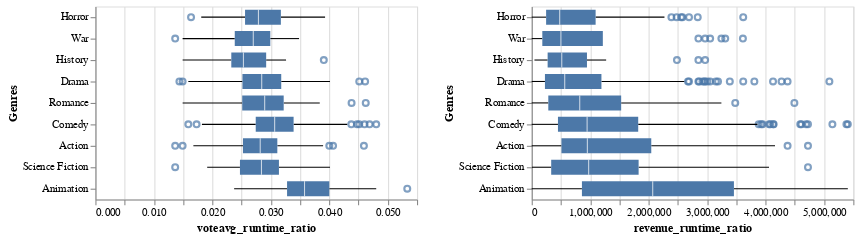

Here is the notebook cell this chart was saved with:
### Markdown cell above
Now that we have the completed the wrangling tests, lets create some boxplots.

<div class="alert alert-info" style="color:black">


- Use the new dataframe from Question 5 (i.e., `boom_genres`) to create two boxplots - one for each of the two new ratio columns
- The `genres` should be on the y-axis and the `ratio column` on the x-axis.
- You should use the <code>.repeat</code> method rather than making the plots separately
and the charts should be vertically stacked in a `single column`.

Note that boxplots can only be sorted by passing an explicit list of the sort column, we cannot use the shorthand <code>sort='x'</code>.
Instead we will use the <code>revenue_runtime_ratio</code>, we created in the previous question.

</div>

_Points:_ 10

### Code cell
ratio_boxplots = alt.Chart(boom_genres).mark_boxplot().encode(
    x=alt.X(alt.repeat('column'), type = 'quantitative'),
    y=alt.Y('genres:N', title='Genres', sort=genres_by_revenue)
).repeat(
    column = [ 'voteavg_runtime_ratio', 'revenue_runtime_ratio']
)
# alt.sort encoding field

ratio_boxplots

### Figure 1 — Vega-Lite specification as saved in the notebook (floating-point values rounded to 4 significant figures; data arrays with more than 128 entries replaced by an {"elided": "..."} marker saying what was removed)
{"config": {"view": {"continuousWidth": 300, "continuousHeight": 300}}, "repeat": {"column": ["voteavg_runtime_ratio", "revenue_runtime_ratio"]}, "spec": {"data": {"name": "data-24c1b4437d8d7b4b60418fa3b0432a27"}, "mark": {"type": "boxplot"}, "encoding": {"x": {"field": {"repeat": "column"}, "type": "quantitative"}, "y": {"field": "genres", "sort": ["Horror", "War", "History", "Drama", "Romance", "Comedy", "Action", "Science Fiction", "Animation"], "title": "Genres", "type": "nominal"}}}, "$schema": "https://vega.github.io/schema/vega-lite/v5.8.0.json", "datasets": {"data-24c1b4437d8d7b4b60418fa3b0432a27": {"elided": "1506 records"}}}
